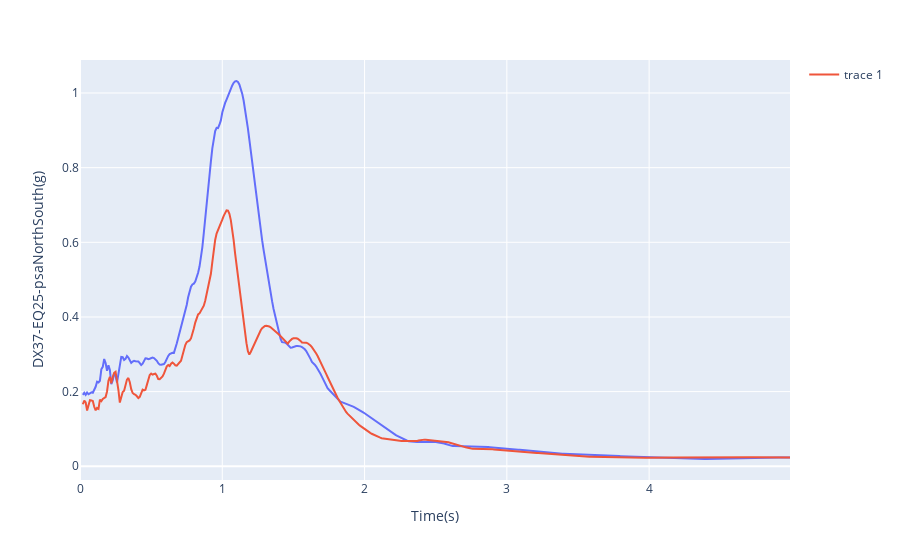

The code cell stored with this chart in its notebook:
### Code cell
fig = px.line(df_CIRES_ZoneeII, x="Time(s)", y="DX37-EQ25-psaNorthSouth(g)")

fig.add_scatter(x=df_CIRES_ZoneeII['Time(s)'], y=df_CIRES_ZoneeII['DX37-EQ25-psaEastWest(g)'])

fig.show()

### Figure 1 — Plotly figure (JSON) as saved in the notebook; plotly's stock layout.template omitted (floating-point values rounded to 4 significant figures; data arrays with more than 128 entries replaced by an {"elided": "..."} marker saying what was removed)
{"data": [{"hovertemplate": "Time(s)=%{x}<br>DX37-EQ25-psaNorthSouth(g)=%{y}<extra></extra>", "legendgroup": "", "line": {"color": "#636efa", "dash": "solid"}, "mode": "lines", "name": "", "showlegend": false, "type": "scatter", "x": {"elided": "500 float values"}, "xaxis": "x", "y": {"elided": "500 float values"}, "yaxis": "y"}, {"type": "scatter", "x": {"elided": "500 float values"}, "y": {"elided": "500 float values"}}], "layout": {"autosize": true, "legend": {"tracegroupgap": 0}, "margin": {"t": 60}, "xaxis": {"anchor": "y", "autorange": true, "domain": [0, 1], "range": [0, 4.99], "title": {"text": "Time(s)"}, "type": "linear"}, "yaxis": {"anchor": "x", "autorange": true, "domain": [0, 1], "range": [-0.03678, 1.088], "title": {"text": "DX37-EQ25-psaNorthSouth(g)"}, "type": "linear"}}}
